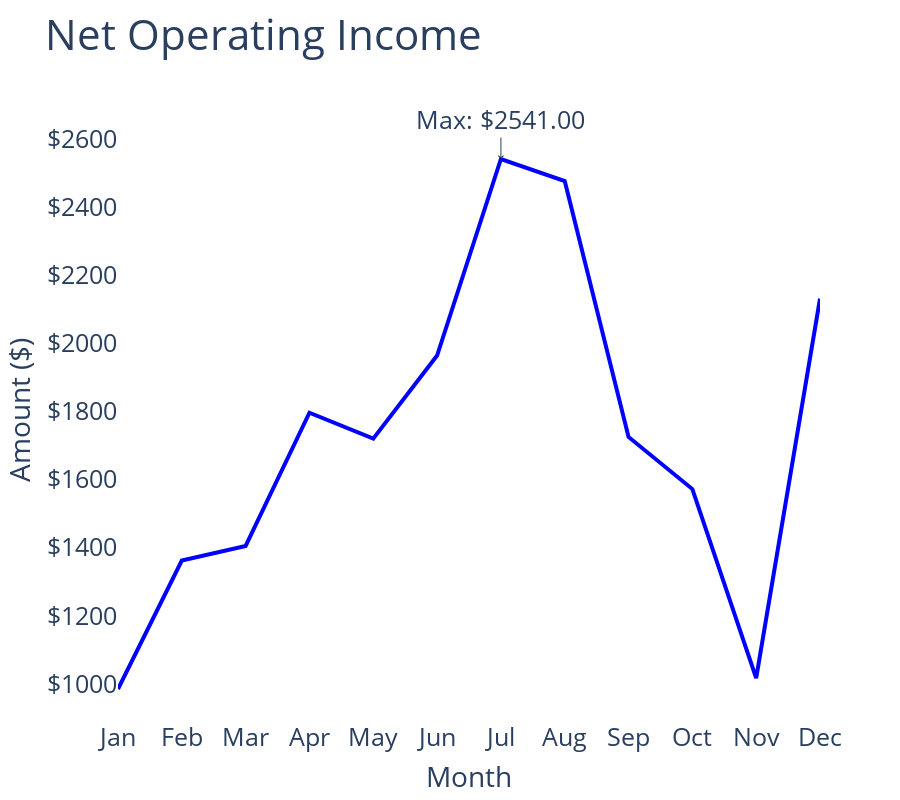

The cell this chart's notebook holds for it:
### Code cell
# Создание графика для Net Operating Income (Creating a plot for Net Operating Income)
fig = go.Figure()

# Adding the data
fig.add_trace(
    go.Scatter(
        x=seasonality_df.index, 
        y=seasonality_df['monthly_net_operating_income'], 
        mode='lines', 
        line=dict(color='blue', width=4),  # Increased line width for bolder appearance
        name='Net Operating Income',
    )
)

# Вычисление максимального значения (Calculating the max value)
max_value = seasonality_df['monthly_net_operating_income'].max()
max_value_month = seasonality_df['monthly_net_operating_income'].idxmax()

# Настройка параметров графика (Adjusting plot parameters)
fig.update_layout(
    title="Net Operating Income",
    title_font=dict(size=42, family="Open Sans, sans-serif"), # Increased font size for the title
    plot_bgcolor='white',
    paper_bgcolor='white',
    xaxis_title="Month",
    xaxis_showgrid=False,
    xaxis_title_font=dict(size=28), # Increased font size for the x-axis title
    xaxis_tickfont=dict(size=25),  # Increased font size for the x-axis ticks
    yaxis_title="Amount ($)",
    yaxis_tickprefix="$",
    yaxis_showgrid=False,
    yaxis_title_font=dict(size=28), # Increased font size for the y-axis title
    yaxis_tickfont=dict(size=25),  # Increased font size for the y-axis ticks
    height=800
)

# Highlighting the max value
fig.add_annotation(
    text=f"Max: ${max_value:.2f}",
    x=max_value_month,
    y=max_value,
    showarrow=True,
    arrowhead=4,
    ax=0,
    ay=-40,
    font=dict(size=25)  # Increased font size for the annotation
)

fig.show()

### Figure 1 — Plotly figure (JSON) as saved in the notebook; plotly's stock layout.template omitted (floating-point values rounded to 4 significant figures)
{"data": [{"line": {"color": "blue", "width": 4}, "mode": "lines", "name": "Net Operating Income", "type": "scatter", "x": ["Jan", "Feb", "Mar", "Apr", "May", "Jun", "Jul", "Aug", "Sep", "Oct", "Nov", "Dec"], "y": [985, 1362, 1405, 1796, 1720, 1964, 2541, 2476, 1725, 1572, 1017, 2131]}], "layout": {"annotations": [{"arrowhead": 4, "ax": 0, "ay": -40, "font": {"size": 25}, "showarrow": true, "text": "Max: $2541.00", "x": "Jul", "y": 2541}], "height": 800, "paper_bgcolor": "white", "plot_bgcolor": "white", "title": {"font": {"family": "Open Sans, sans-serif", "size": 42}, "text": "Net Operating Income"}, "xaxis": {"showgrid": false, "tickfont": {"size": 25}, "title": {"font": {"size": 28}, "text": "Month"}}, "yaxis": {"showgrid": false, "tickfont": {"size": 25}, "tickprefix": "$", "title": {"font": {"size": 28}, "text": "Amount ($)"}}}}
